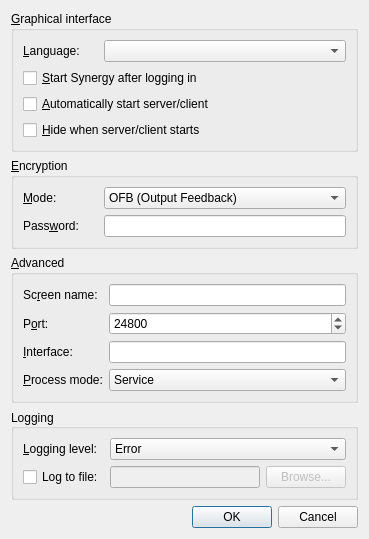
<?xml version="1.0" encoding="UTF-8"?>
<ui version="4.0">
 <class>SettingsDialogBase</class>
 <widget class="QDialog" name="SettingsDialogBase">
  <property name="geometry">
   <rect>
    <x>0</x>
    <y>0</y>
    <width>369</width>
    <height>493</height>
   </rect>
  </property>
  <property name="windowTitle">
   <string>Settings</string>
  </property>
  <layout class="QVBoxLayout" name="verticalLayout">
   <item>
    <widget class="QGroupBox" name="m_pGroupUserInterface">
     <property name="title">
      <string>&amp;Graphical interface</string>
     </property>
     <layout class="QGridLayout" name="gridLayout">
      <item row="1" column="0">
       <widget class="QCheckBox" name="m_pCheckBoxAutoStart">
        <property name="text">
         <string>&amp;Start Synergy after logging in</string>
        </property>
       </widget>
      </item>
      <item row="2" column="0">
       <widget class="QCheckBox" name="m_pCheckBoxAutoConnect">
        <property name="text">
         <string>&amp;Automatically start server/client</string>
        </property>
       </widget>
      </item>
      <item row="3" column="0">
       <widget class="QCheckBox" name="m_pCheckBoxAutoHide">
        <property name="text">
         <string>&amp;Hide when server/client starts</string>
        </property>
       </widget>
      </item>
      <item row="0" column="0">
       <layout class="QFormLayout" name="formLayout_3">
        <item row="1" column="0">
         <widget class="QLabel" name="label">
          <property name="minimumSize">
           <size>
            <width>75</width>
            <height>0</height>
           </size>
          </property>
          <property name="text">
           <string>&amp;Language:</string>
          </property>
          <property name="buddy">
           <cstring>m_pComboLanguage</cstring>
          </property>
         </widget>
        </item>
        <item row="1" column="1">
         <widget class="QComboBox" name="m_pComboLanguage"/>
        </item>
       </layout>
      </item>
     </layout>
    </widget>
   </item>
   <item>
    <widget class="QGroupBox" name="m_pGroupCrypto">
     <property name="enabled">
      <bool>true</bool>
     </property>
     <property name="sizePolicy">
      <sizepolicy hsizetype="Preferred" vsizetype="Preferred">
       <horstretch>0</horstretch>
       <verstretch>0</verstretch>
      </sizepolicy>
     </property>
     <property name="title">
      <string>&amp;Encryption</string>
     </property>
     <layout class="QFormLayout" name="formLayout">
      <property name="fieldGrowthPolicy">
       <enum>QFormLayout::AllNonFixedFieldsGrow</enum>
      </property>
      <item row="0" column="0">
       <widget class="QLabel" name="m_pLabel_26">
        <property name="minimumSize">
         <size>
          <width>75</width>
          <height>0</height>
         </size>
        </property>
        <property name="text">
         <string>&amp;Mode:</string>
        </property>
        <property name="buddy">
         <cstring>m_pComboCryptoMode</cstring>
        </property>
       </widget>
      </item>
      <item row="0" column="1">
       <widget class="QComboBox" name="m_pComboCryptoMode">
        <item>
         <property name="text">
          <string notr="true">OFB (Output Feedback)</string>
         </property>
        </item>
        <item>
         <property name="text">
          <string notr="true">CFB (Cipher Feedback)</string>
         </property>
        </item>
        <item>
         <property name="text">
          <string notr="true">CTR (Counter)</string>
         </property>
        </item>
        <item>
         <property name="text">
          <string notr="true">GCM (Galois/Counter)</string>
         </property>
        </item>
        <item>
         <property name="text">
          <string notr="true">Disable encryption</string>
         </property>
        </item>
       </widget>
      </item>
      <item row="1" column="0">
       <widget class="QLabel" name="m_pLabel_23">
        <property name="minimumSize">
         <size>
          <width>75</width>
          <height>0</height>
         </size>
        </property>
        <property name="text">
         <string>Pass&amp;word:</string>
        </property>
        <property name="buddy">
         <cstring>m_pLineEditCryptoPass</cstring>
        </property>
       </widget>
      </item>
      <item row="1" column="1">
       <widget class="QLineEdit" name="m_pLineEditCryptoPass">
        <property name="enabled">
         <bool>true</bool>
        </property>
        <property name="echoMode">
         <enum>QLineEdit::Password</enum>
        </property>
       </widget>
      </item>
     </layout>
    </widget>
   </item>
   <item>
    <widget class="QGroupBox" name="m_pGroupAdvanced">
     <property name="title">
      <string>&amp;Advanced</string>
     </property>
     <layout class="QGridLayout" name="gridLayout_3">
      <item row="0" column="0">
       <widget class="QLabel" name="m_pLabel_19">
        <property name="minimumSize">
         <size>
          <width>75</width>
          <height>0</height>
         </size>
        </property>
        <property name="text">
         <string>Sc&amp;reen name:</string>
        </property>
        <property name="buddy">
         <cstring>m_pLineEditScreenName</cstring>
        </property>
       </widget>
      </item>
      <item row="0" column="1">
       <widget class="QLineEdit" name="m_pLineEditScreenName">
        <property name="enabled">
         <bool>true</bool>
        </property>
       </widget>
      </item>
      <item row="1" column="0">
       <widget class="QLabel" name="m_pLabel_20">
        <property name="text">
         <string>P&amp;ort:</string>
        </property>
        <property name="buddy">
         <cstring>m_pSpinBoxPort</cstring>
        </property>
       </widget>
      </item>
      <item row="1" column="1">
       <widget class="QSpinBox" name="m_pSpinBoxPort">
        <property name="enabled">
         <bool>true</bool>
        </property>
        <property name="sizePolicy">
         <sizepolicy hsizetype="MinimumExpanding" vsizetype="Fixed">
          <horstretch>0</horstretch>
          <verstretch>0</verstretch>
         </sizepolicy>
        </property>
        <property name="maximum">
         <number>65535</number>
        </property>
        <property name="value">
         <number>24800</number>
        </property>
       </widget>
      </item>
      <item row="2" column="0">
       <widget class="QLabel" name="m_pLabel_21">
        <property name="text">
         <string>&amp;Interface:</string>
        </property>
        <property name="buddy">
         <cstring>m_pLineEditInterface</cstring>
        </property>
       </widget>
      </item>
      <item row="2" column="1">
       <widget class="QLineEdit" name="m_pLineEditInterface">
        <property name="enabled">
         <bool>true</bool>
        </property>
       </widget>
      </item>
      <item row="3" column="0">
       <widget class="QLabel" name="m_pLabel_22">
        <property name="text">
         <string>&amp;Process mode:</string>
        </property>
        <property name="buddy">
         <cstring>m_pComboProcessMode</cstring>
        </property>
       </widget>
      </item>
      <item row="3" column="1">
       <widget class="QComboBox" name="m_pComboProcessMode">
        <item>
         <property name="text">
          <string>Service</string>
         </property>
        </item>
        <item>
         <property name="text">
          <string>Desktop (legacy)</string>
         </property>
        </item>
       </widget>
      </item>
     </layout>
    </widget>
   </item>
   <item>
    <widget class="QGroupBox" name="m_pGroupLog">
     <property name="sizePolicy">
      <sizepolicy hsizetype="Preferred" vsizetype="MinimumExpanding">
       <horstretch>0</horstretch>
       <verstretch>0</verstretch>
      </sizepolicy>
     </property>
     <property name="title">
      <string>Logging</string>
     </property>
     <property name="alignment">
      <set>Qt::AlignLeading|Qt::AlignLeft|Qt::AlignVCenter</set>
     </property>
     <property name="flat">
      <bool>false</bool>
     </property>
     <layout class="QGridLayout" name="gridLayout_2">
      <item row="0" column="0">
       <widget class="QLabel" name="m_pLabel_3">
        <property name="minimumSize">
         <size>
          <width>75</width>
          <height>0</height>
         </size>
        </property>
        <property name="text">
         <string>&amp;Logging level:</string>
        </property>
        <property name="buddy">
         <cstring>m_pComboLogLevel</cstring>
        </property>
       </widget>
      </item>
      <item row="0" column="1" colspan="2">
       <widget class="QComboBox" name="m_pComboLogLevel">
        <item>
         <property name="text">
          <string>Error</string>
         </property>
        </item>
        <item>
         <property name="text">
          <string>Warning</string>
         </property>
        </item>
        <item>
         <property name="text">
          <string>Note</string>
         </property>
        </item>
        <item>
         <property name="text">
          <string>Info</string>
         </property>
        </item>
        <item>
         <property name="text">
          <string>Debug</string>
         </property>
        </item>
        <item>
         <property name="text">
          <string>Debug1</string>
         </property>
        </item>
        <item>
         <property name="text">
          <string>Debug2</string>
         </property>
        </item>
       </widget>
      </item>
      <item row="1" column="0">
       <widget class="QCheckBox" name="m_pCheckBoxLogToFile">
        <property name="text">
         <string>Log to file:</string>
        </property>
       </widget>
      </item>
      <item row="1" column="1">
       <widget class="QLineEdit" name="m_pLineEditLogFilename">
        <property name="enabled">
         <bool>false</bool>
        </property>
       </widget>
      </item>
      <item row="1" column="2">
       <widget class="QPushButton" name="m_pButtonBrowseLog">
        <property name="enabled">
         <bool>false</bool>
        </property>
        <property name="text">
         <string>Browse...</string>
        </property>
       </widget>
      </item>
     </layout>
    </widget>
   </item>
   <item>
    <spacer name="verticalSpacer">
     <property name="orientation">
      <enum>Qt::Vertical</enum>
     </property>
     <property name="sizeHint" stdset="0">
      <size>
       <width>20</width>
       <height>40</height>
      </size>
     </property>
    </spacer>
   </item>
   <item>
    <widget class="QDialogButtonBox" name="buttonBox">
     <property name="orientation">
      <enum>Qt::Horizontal</enum>
     </property>
     <property name="standardButtons">
      <set>QDialogButtonBox::Cancel|QDialogButtonBox::Ok</set>
     </property>
    </widget>
   </item>
  </layout>
 </widget>
 <tabstops>
  <tabstop>m_pLineEditScreenName</tabstop>
  <tabstop>m_pLineEditInterface</tabstop>
  <tabstop>m_pCheckBoxAutoConnect</tabstop>
  <tabstop>m_pComboLogLevel</tabstop>
  <tabstop>m_pCheckBoxLogToFile</tabstop>
  <tabstop>m_pLineEditLogFilename</tabstop>
  <tabstop>buttonBox</tabstop>
 </tabstops>
 <resources/>
 <connections>
  <connection>
   <sender>buttonBox</sender>
   <signal>accepted()</signal>
   <receiver>SettingsDialogBase</receiver>
   <slot>accept()</slot>
   <hints>
    <hint type="sourcelabel">
     <x>266</x>
     <y>340</y>
    </hint>
    <hint type="destinationlabel">
     <x>157</x>
     <y>274</y>
    </hint>
   </hints>
  </connection>
  <connection>
   <sender>buttonBox</sender>
   <signal>rejected()</signal>
   <receiver>SettingsDialogBase</receiver>
   <slot>reject()</slot>
   <hints>
    <hint type="sourcelabel">
     <x>334</x>
     <y>340</y>
    </hint>
    <hint type="destinationlabel">
     <x>286</x>
     <y>274</y>
    </hint>
   </hints>
  </connection>
 </connections>
</ui>
